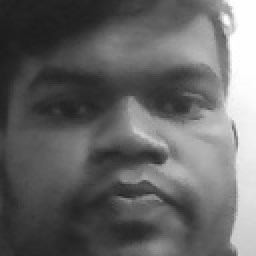
#> input picture faces/dataset/ankit/ankit_0.jpg, 128 x 128 px, given in place of the camera (shown 2 times larger)
$ python faces.py
#> lines starting #> are read from the running program, lines starting #| are printed output that depends on the picture; after the words box and inside, x2 and y2 are one past the last pixel; in counts of white or black regions, pixels touching at a corner belong together
"""
Face Dataset Collector
-----------------------
Opens your webcam, detects a face using OpenCV's Haar cascade,
and saves cropped face images into dataset/<person_name>/ folder.

Run this once per person (change the name each time).

Usage:
    python collect_faces.py
"""

import cv2
import os

# ---------- CONFIG ----------
DATASET_DIR = "dataset"
IMG_SIZE = 128          # size to resize each saved face crop to
NUM_IMAGES = 150        # how many images to capture per person
CAM_INDEX = 0           # change if you have multiple webcams
# -----------------------------

def collect_faces():
    person_name = input("Enter the person's name (label): ").strip().lower().replace(" ", "_")
#> the answer given: dataset/ankit/ankit_0.jpg
    if not person_name:
        print("Name cannot be empty.")
        return

    save_dir = os.path.join(DATASET_DIR, person_name)
    os.makedirs(save_dir, exist_ok=True)

    # Load OpenCV's built-in Haar cascade face detector (no download needed)
    cascade_path = cv2.data.haarcascades + "haarcascade_frontalface_default.xml"
    face_detector = cv2.CascadeClassifier(cascade_path)

    cap = cv2.VideoCapture(CAM_INDEX)
    if not cap.isOpened():
        print("Could not open webcam. Check CAM_INDEX or camera permissions.")
        return

    print(f"\nCollecting {NUM_IMAGES} images for '{person_name}'.")
    print("Look at the camera and move your head slightly (angles/expressions).")
    print("Press 'q' at any time to stop early.\n")

    count = 0
    while count < NUM_IMAGES:
        ret, frame = cap.read()
#> frame is the input picture: shape (128, 128, 3); min 29, max 255, mean 101.4
        if not ret:
            print("Failed to grab frame.")
            break

        gray = cv2.cvtColor(frame, cv2.COLOR_BGR2GRAY)
        faces = face_detector.detectMultiScale(
            gray, scaleFactor=1.1, minNeighbors=5, minSize=(80, 80)
        )
#> faces = [[10, 7, 112, 112]]

        for (x, y, w, h) in faces:
            face_crop = gray[y:y + h, x:x + w]
            face_resized = cv2.resize(face_crop, (IMG_SIZE, IMG_SIZE))

            file_path = os.path.join(save_dir, f"{person_name}_{count}.jpg")
            cv2.imwrite(file_path, face_resized)
            count += 1

            # draw box + counter on the live preview
            cv2.rectangle(frame, (x, y), (x + w, y + h), (0, 255, 0), 2)
            cv2.putText(frame, f"{count}/{NUM_IMAGES}", (x, y - 10),
                        cv2.FONT_HERSHEY_SIMPLEX, 0.8, (0, 255, 0), 2)
            break  # only take one face per frame to avoid duplicates/strangers in frame
#> this loop made 1 pass
#> (x, y, w, h, count) on pass 1: (10, 7, 112, 112, 1)
#> pass 1, in collect_faces, `face_crop = gray[y:y + h, x:x + w]`:
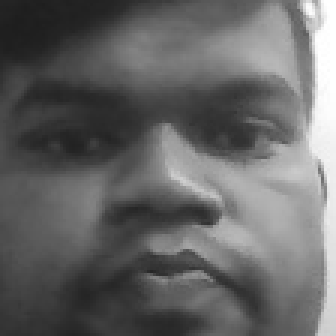
#> face_crop: shape (112, 112) (shown 3 times larger); min 30, max 255, mean 101.4
#> after the loop:
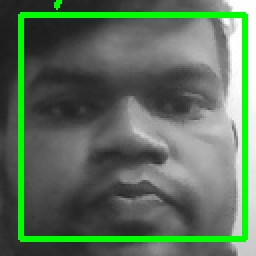
#> frame: shape (128, 128, 3) (shown 2 times larger); 8.26% of pixels changed, all inside (x1, y1, x2, y2) = (9, 0, 124, 121)
#> after the loop, count = 1

        cv2.imshow("Collecting Faces - press q to quit", frame)

        if cv2.waitKey(1) & 0xFF == ord('q'):
#> (key q is pressed here)
            break

    cap.release()
    cv2.destroyAllWindows()
    print(f"\nDone. Saved {count} images to '{save_dir}'")
#| Done. Saved 1 images to 'dataset/dataset/ankit/ankit_0.jpg'


if __name__ == "__main__":
    collect_faces()

$ run again, on faces/dataset/ankit/ankit_1.jpg
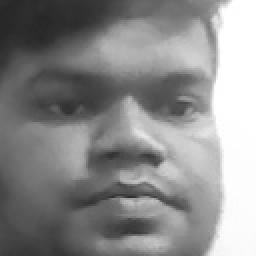
#> input picture faces/dataset/ankit/ankit_1.jpg, 128 x 128 px, given in place of the camera (shown 2 times larger)
#> in collect_faces, frame is the input picture: shape (128, 128, 3); min 39, max 255, mean 138.4
#> faces = [[13, 10, 105, 105]]
#> the loop in collect_faces, `for (x, y, w, h) in faces:` made 1 pass
#> (x, y, w, h, count) on pass 1: (13, 10, 105, 105, 1)
#> pass 1, in collect_faces, `face_crop = gray[y:y + h, x:x + w]`:
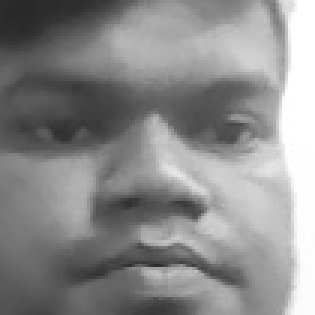
#> face_crop: shape (105, 105) (shown 3 times larger); min 40, max 255, mean 138.9
#> after the loop in collect_faces, `for (x, y, w, h) in faces:`:
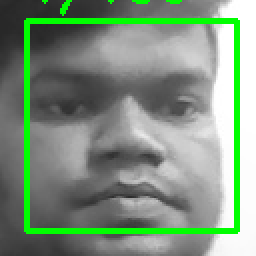
#> frame: shape (128, 128, 3) (shown 2 times larger); 8.03% of pixels changed, all inside (x1, y1, x2, y2) = (12, 0, 120, 117)
#> after the loop in collect_faces, `for (x, y, w, h) in faces:`: count = 1
#| Done. Saved 1 images to 'dataset/dataset/ankit/ankit_1.jpg'

$ run again, on faces/dataset/ankit/ankit_101.jpg
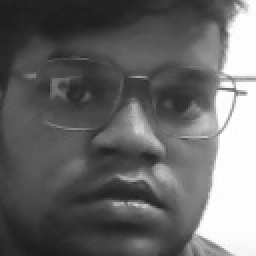
#> input picture faces/dataset/ankit/ankit_101.jpg, 128 x 128 px, given in place of the camera (shown 2 times larger)
#> in collect_faces, frame is the input picture: shape (128, 128, 3); min 28, max 255, mean 103.5
#> faces = [[9, 8, 110, 110]]
#> the loop in collect_faces, `for (x, y, w, h) in faces:` made 1 pass
#> (x, y, w, h, count) on pass 1: (9, 8, 110, 110, 1)
#> pass 1, in collect_faces, `face_crop = gray[y:y + h, x:x + w]`:
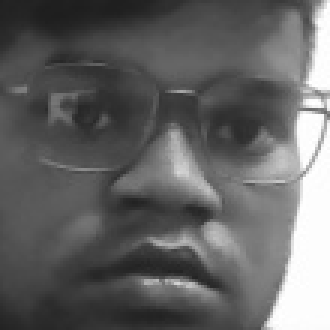
#> face_crop: shape (110, 110) (shown 3 times larger); min 30, max 255, mean 99.6
#> after the loop in collect_faces, `for (x, y, w, h) in faces:`:
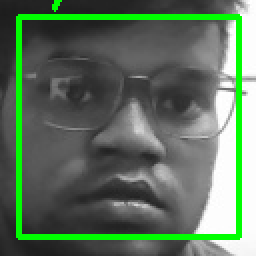
#> frame: shape (128, 128, 3) (shown 2 times larger); 8.14% of pixels changed, all inside (x1, y1, x2, y2) = (8, 0, 121, 120)
#> after the loop in collect_faces, `for (x, y, w, h) in faces:`: count = 1
#| Done. Saved 1 images to 'dataset/dataset/ankit/ankit_101.jpg'
